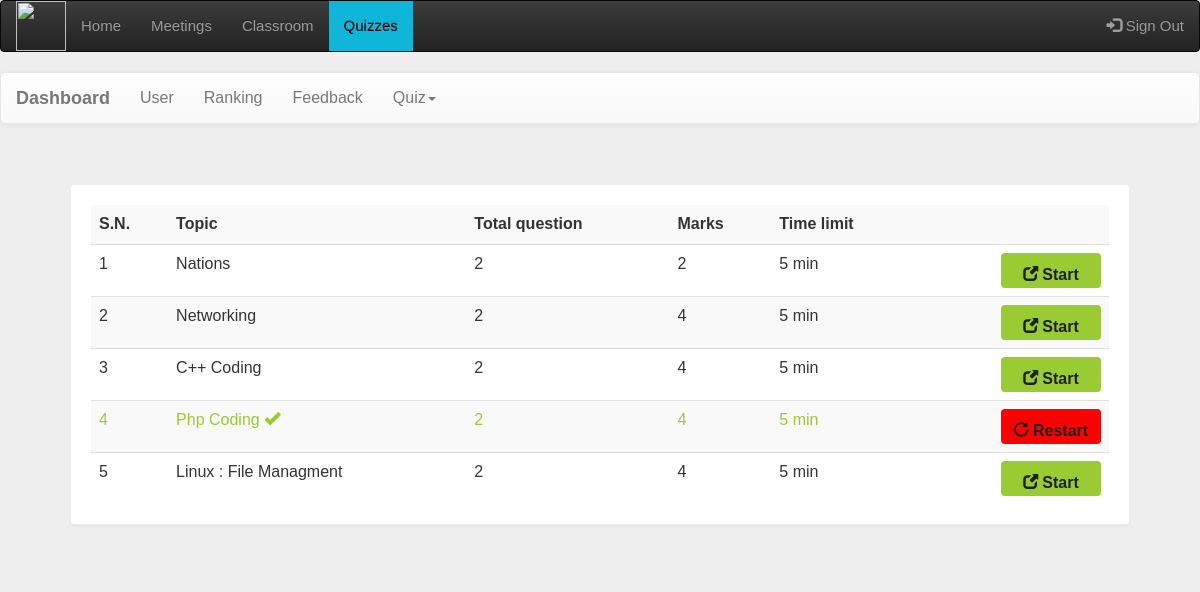
The app's page /dash.php (signed in) with its own data.
### tables this page shows
CREATE TABLE IF NOT EXISTS `quiz` (
  `eid` text NOT NULL,
  `title` varchar(100) NOT NULL,
  `sahi` int(11) NOT NULL,
  `wrong` int(11) NOT NULL,
  `total` int(11) NOT NULL,
  `time` bigint(20) NOT NULL,
  `intro` text NOT NULL,
  `tag` varchar(100) NOT NULL,
  `date` timestamp NOT NULL DEFAULT CURRENT_TIMESTAMP ON UPDATE CURRENT_TIMESTAMP
);

### dash.php (the view, shortened to what this page needs)
<!DOCTYPE html PUBLIC "-//W3C//DTD XHTML 1.0 Transitional//EN" "http://www.w3.org/TR/xhtml1/DTD/xhtml1-transitional.dtd">
<html xmlns="http://www.w3.org/1999/xhtml">
<head>
<link  rel="stylesheet" href="css/bootstrap.min.css"/>
 <link  rel="stylesheet" href="css/bootstrap-theme.min.css"/>
 <link rel="stylesheet" href="css/main.css">
 <link  rel="stylesheet" href="css/font.css">
</head>
<body  style="background:#eee;">
<nav class="navbar navbar-inverse">
        <div class="container-fluid">
            <div class="navbar-header">
                <img class="brand" src="img/logo.jpg" width="50" height="50" />
            </div>
            <ul class="nav navbar-nav">
                <li><a href="#">Home</a></li>
                <li><a href="#">Meetings</a></li>
                <li><a href="#" >Classroom</a></li>
                <li><a href="#" style= "background-color: #0eb7da; ; color: #000000;" >Quizzes</a></li>
            </ul>
            <ul class="nav navbar-nav navbar-right">
                <li><a href="http://localhost:8080/ML/masterlogin.html" onclick="signOut();"><span
                            class="glyphicon glyphicon-log-in"></span> Sign Out</a></li>
            </ul>
        </div>
    </nav>
<?php
 include_once 'dbConnection.php';
$email=$_SESSION['email'];
  if(!(isset($_SESSION['email']))){
header("location:index.php");
}
else
{
$name = $_SESSION['name'];
echo '<span class="pull-right top title1" ><span class="log1"><span class="glyphicon glyphicon-user" aria-hidden="true"></span>&nbsp;&nbsp;&nbsp;&nbsp;Hello,</span> <a href="account.php" class="log log1">'.$name.'</a>&nbsp;|&nbsp;<a href="logout.php?q=account.php" class="log"><span class="glyphicon glyphicon-log-out" aria-hidden="true"></span>&nbsp;Signout</button></a></span>';
}?>
<nav class="navbar navbar-default title1">
  <div class="container-fluid">
    <div class="navbar-header">
      <a class="navbar-brand" href="dash.php?q=0"><b>Dashboard</b></a>
    </div>
    <div class="collapse navbar-collapse" id="bs-example-navbar-collapse-1">
      <ul class="nav navbar-nav">
        <li <?php if(@$_GET['q']==1) echo'class="active"'; ?>><a href="dash.php?q=1">User</a></li>
		<li <?php if(@$_GET['q']==2) echo'class="active"'; ?>><a href="dash.php?q=2">Ranking</a></li>
		<li <?php if(@$_GET['q']==3) echo'class="active"'; ?>><a href="dash.php?q=3">Feedback</a></li>
        <li class="dropdown <?php if(@$_GET['q']==4 || @$_GET['q']==5) echo'active"'; ?>">
          <a href="#" class="dropdown-toggle" data-toggle="dropdown" role="button" aria-haspopup="true" aria-expanded="false">Quiz<span class="caret"></span></a>
        </li>
      </ul>
          </div>
  </div>
</nav>
<div class="container">
<div class="row">
<div class="col-md-12">
<?php if(@$_GET['q']==0) {
$result = mysqli_query($con,"SELECT * FROM quiz ORDER BY date DESC") or die('Error');
echo  '<div class="panel"><table class="table table-striped title1">
<tr><td><b>S.N.</b></td><td><b>Topic</b></td><td><b>Total question</b></td><td><b>Marks</b></td><td><b>Time limit</b></td><td></td></tr>';
$c=1;
while($row = mysqli_fetch_array($result)) {
	$title = $row['title'];
	$total = $row['total'];
	$sahi = $row['sahi'];
    $time = $row['time'];
	$eid = $row['eid'];
$q12=mysqli_query($con,"SELECT score FROM history WHERE eid='$eid' AND email='$email'" )or die('Error98');
$rowcount=mysqli_num_rows($q12);
if($rowcount == 0){
	echo '<tr><td>'.$c++.'</td><td>'.$title.'</td><td>'.$total.'</td><td>'.$sahi*$total.'</td><td>'.$time.'&nbsp;min</td>
	<td><b><a href="account.php?q=quiz&step=2&eid='.$eid.'&n=1&t='.$total.'" class="pull-right btn sub1" style="margin:0px;background:#99cc32"><span class="glyphicon glyphicon-new-window" aria-hidden="true"></span>&nbsp;<span class="title1"><b>Start</b></span></a></b></td></tr>';
}
else
{
echo '<tr style="color:#99cc32"><td>'.$c++.'</td><td>'.$title.'&nbsp;<span title="This quiz is already solve by you" class="glyphicon glyphicon-ok" aria-hidden="true"></span></td><td>'.$total.'</td><td>'.$sahi*$total.'</td><td>'.$time.'&nbsp;min</td>
	<td><b><a href="update.php?q=quizre&step=25&eid='.$eid.'&n=1&t='.$total.'" class="pull-right btn sub1" style="margin:0px;background:red"><span class="glyphicon glyphicon-repeat" aria-hidden="true"></span>&nbsp;<span class="title1"><b>Restart</b></span></a></b></td></tr>';
}
}
echo '</table></div>';
}
?>
</div>
</div></div>
</body>
</html>

### main.css (style rules this page uses)
body { overflow-x:hidden; width:100%; font: 15px "Century Gothic", "Times Roman", sans-serif; background:#eee; min-height:550px; background-attachment:fixed; }
.panel { border-color:#eee; margin:40px; padding:20px; font: 15px "Century Gothic", "Times Roman", sans-serif; }
.title1 { font: 16px "Century Gothic", "Times Roman", sans-serif; }
.sub1 { width:90px; color:#202020; background:orange; font-size:15px; height:35px; margin:20px; padding:10px; width:100px; }
.top { margin-top:20px; }
.log1 { font: 15px 'Ubuntu', sans-serif; color:orange; margin-left:10px; }
.log { margin:10px; margin-right:60px; margin-left:5px; color:orange; text-decoration:none; font-size:20px; font-size:15px; }

### records on screen
quiz: title "Nations", total "2", $sahi*$total "2", time "5"
quiz: title "Networking", total "2", $sahi*$total "4", time "5"
quiz: title "C++ Coding", total "2", $sahi*$total "4", time "5"
quiz: title "Php Coding", total "2", $sahi*$total "4", time "5"
quiz: title "Linux : File Managment", total "2", $sahi*$total "4", time "5"
